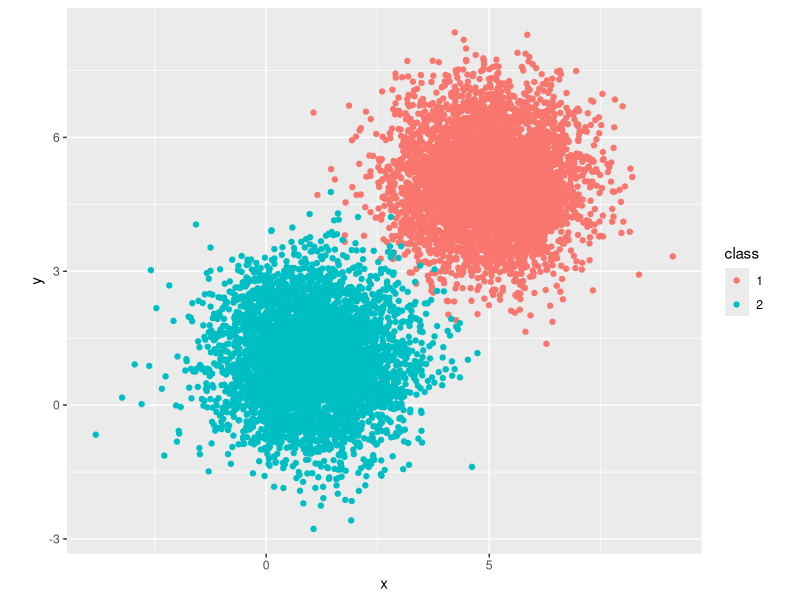
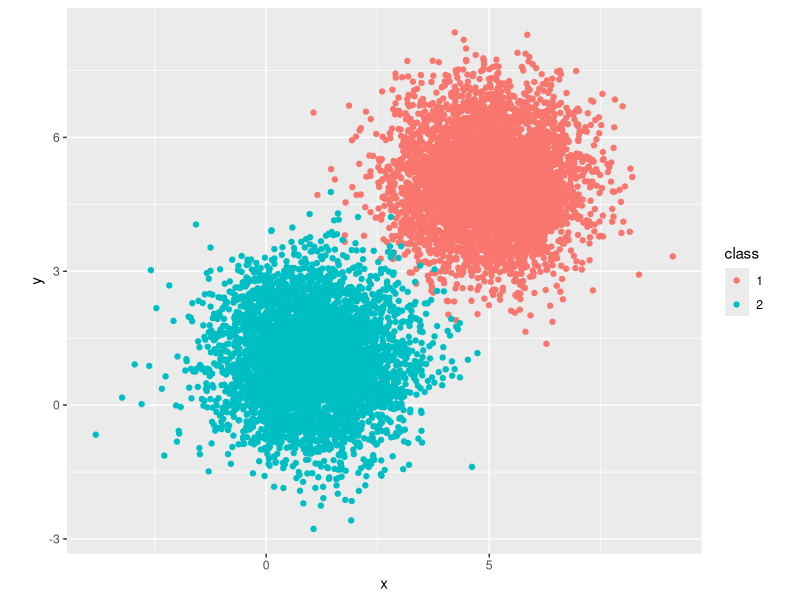

R code for these plots, in order:
library(dplyr)
library(mvtnorm)

generateGaussianData <- function(n, center, sigma, label) {
  data = rmvnorm(n, mean = center, sigma = sigma)
  data = data.frame(data)
  names(data) = c("x", "y")
  data = data %>% mutate(class=factor(label))
  data
}

dataset1 <- {
  # cluster 1
  n = 5000
  center = c(5, 5)
  sigma = matrix(c(1, 0, 0, 1), nrow = 2)
  data1 = generateGaussianData(n, center, sigma, 1)
  # cluster 2
  n = 5000
  center = c(1, 1)
  sigma = matrix(c(1, 0, 0, 1), nrow = 2)
  data2 = generateGaussianData(n, center, sigma, 2)
  # all data
  data = bind_rows(data1, data2)
  data$dataset = "1 - Mixture of Gaussians"
  data
}

library(ggplot2)
dataset1 %>% ggplot(aes(x=x, y=y, color=class)) +
  geom_point() +
  coord_fixed() +
  scale_shape_manual(values=c(2, 3))

ggsave("plot.png")

initial_dataset <- dataset1[, c("x", "y")]

write.csv(initial_dataset, file="dataset.csv", row.names = FALSE)
